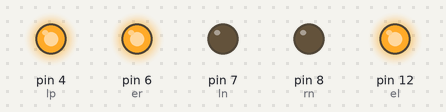
This sketch was run on a simulated Arduino Uno, built with avr-gcc and run on an emulated ATmega328P. On the bench: output pins drawn as LEDs (lit = HIGH).

Above: at 0.1 s.
Timing chart, 0 to 1.6 s (numbered marks = the images above):
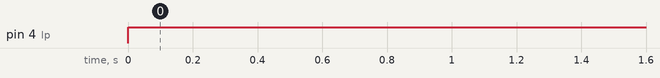

The sketch:

project5.ino
```cpp
#define led 13
#define lp 4
#define ln 7
#define el 12
#define rp 12
#define rn 8
#define er 6
#define sen 3
void setup()
{
pinMode(lp,OUTPUT);
pinMode(ln,OUTPUT);
pinMode(rp,OUTPUT);
pinMode(rn,OUTPUT);
pinMode(er,OUTPUT);
pinMode(el,OUTPUT);
pinMode(sen,INPUT);
digitalWrite(er,HIGH);
digitalWrite(el,HIGH);
}

void loop()
{
  digitalWrite(lp,HIGH);
  digitalWrite(ln,LOW);
  analogWrite(el,175);
}
```

Measured:
- by itself, pin 4 (lp): LOW → HIGH at 0.00 s
